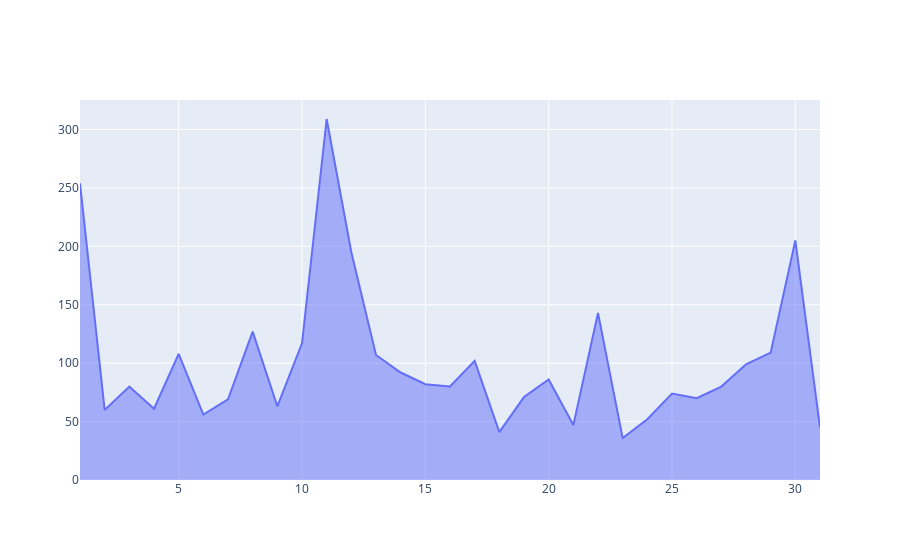

The notebook cell this image was saved under:
### Code cell
fig2 = go.Figure(go.Scatter(
    x= df2 ['Dia'], y= df2 ['Chamadas Realizadas'], mode= 'lines', fill = 'tonexty'))
fig2.show()

### Figure 1 — Plotly figure (JSON) as saved in the notebook; plotly's stock layout.template omitted (floating-point values rounded to 4 significant figures)
{"data": [{"fill": "tonexty", "mode": "lines", "type": "scatter", "x": [1, 2, 3, 4, 5, 6, 7, 8, 9, 10, 11, 12, 13, 14, 15, 16, 17, 18, 19, 20, 21, 22, 23, 24, 25, 26, 27, 28, 29, 30, 31], "y": [254, 60, 80, 61, 108, 56, 69, 127, 63, 117, 309, 195, 107, 92, 82, 80, 102, 41, 71, 86, 47, 143, 36, 52, 74, 70, 80, 99, 109, 205, 45]}], "layout": {}}
